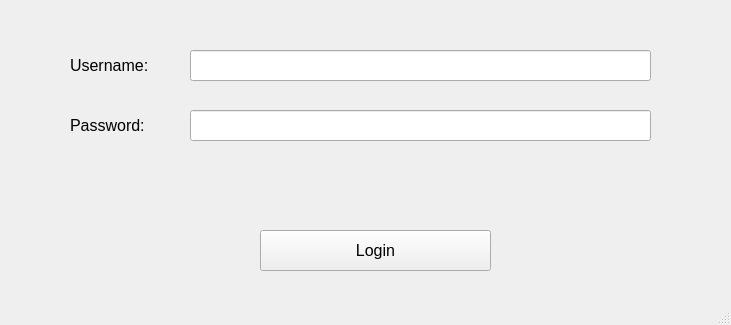
<?xml version="1.0" encoding="UTF-8"?>
<ui version="4.0">
 <class>MainWindow</class>
 <widget class="QMainWindow" name="MainWindow">
  <property name="geometry">
   <rect>
    <x>0</x>
    <y>0</y>
    <width>731</width>
    <height>325</height>
   </rect>
  </property>
  <property name="windowTitle">
   <string>MainWindow</string>
  </property>
  <property name="styleSheet">
   <string notr="true">font-size:16px</string>
  </property>
  <widget class="QWidget" name="centralwidget">
   <widget class="QLabel" name="label">
    <property name="geometry">
     <rect>
      <x>70</x>
      <y>50</y>
      <width>81</width>
      <height>31</height>
     </rect>
    </property>
    <property name="text">
     <string>Username:</string>
    </property>
   </widget>
   <widget class="QLineEdit" name="lineEditUsername">
    <property name="geometry">
     <rect>
      <x>190</x>
      <y>50</y>
      <width>461</width>
      <height>31</height>
     </rect>
    </property>
   </widget>
   <widget class="QLabel" name="label_2">
    <property name="geometry">
     <rect>
      <x>70</x>
      <y>110</y>
      <width>81</width>
      <height>31</height>
     </rect>
    </property>
    <property name="text">
     <string>Password:</string>
    </property>
   </widget>
   <widget class="QLineEdit" name="lineEditPassword">
    <property name="geometry">
     <rect>
      <x>190</x>
      <y>110</y>
      <width>461</width>
      <height>31</height>
     </rect>
    </property>
   </widget>
   <widget class="QLabel" name="labelError">
    <property name="geometry">
     <rect>
      <x>170</x>
      <y>180</y>
      <width>421</width>
      <height>31</height>
     </rect>
    </property>
    <property name="text">
     <string/>
    </property>
   </widget>
   <widget class="QPushButton" name="pushButton">
    <property name="geometry">
     <rect>
      <x>260</x>
      <y>230</y>
      <width>231</width>
      <height>41</height>
     </rect>
    </property>
    <property name="text">
     <string>Login</string>
    </property>
   </widget>
  </widget>
  <widget class="QMenuBar" name="menubar">
   <property name="geometry">
    <rect>
     <x>0</x>
     <y>0</y>
     <width>731</width>
     <height>27</height>
    </rect>
   </property>
  </widget>
  <widget class="QStatusBar" name="statusbar"/>
 </widget>
 <resources/>
 <connections/>
</ui>
